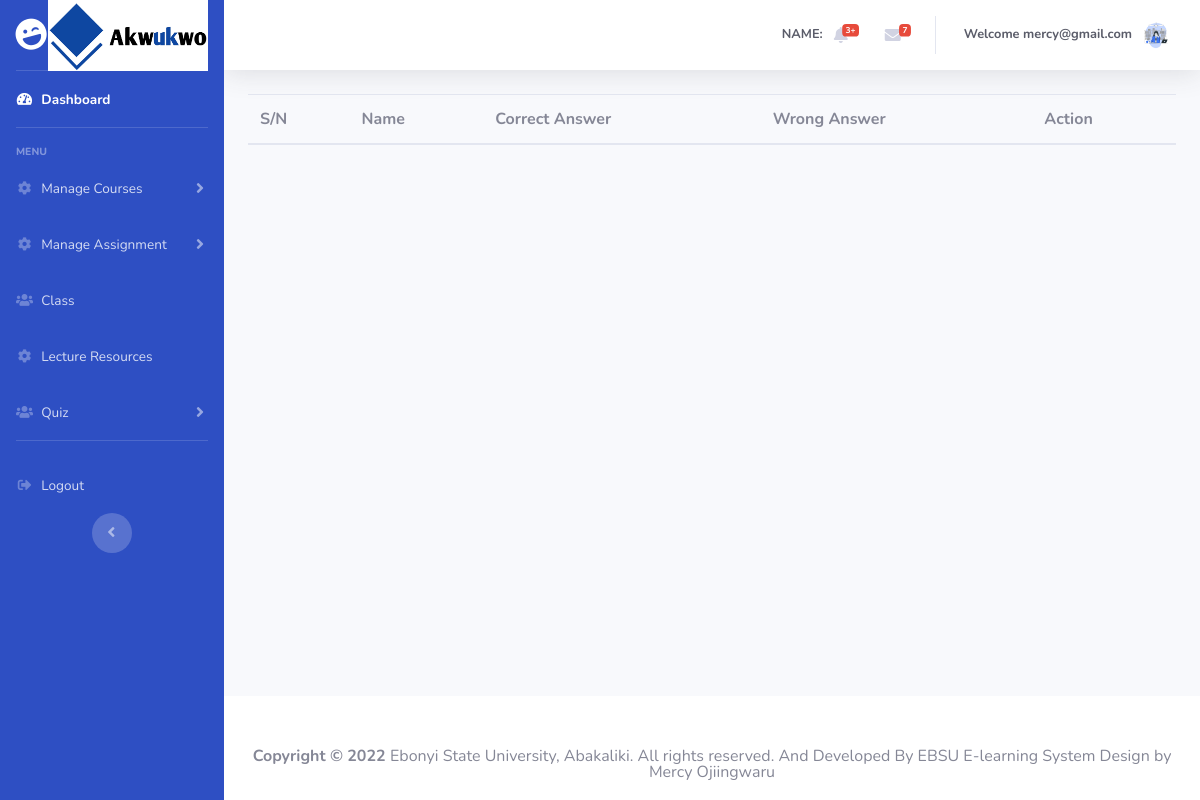
Page /students/quiz.php (signed in) on the earlier database version.
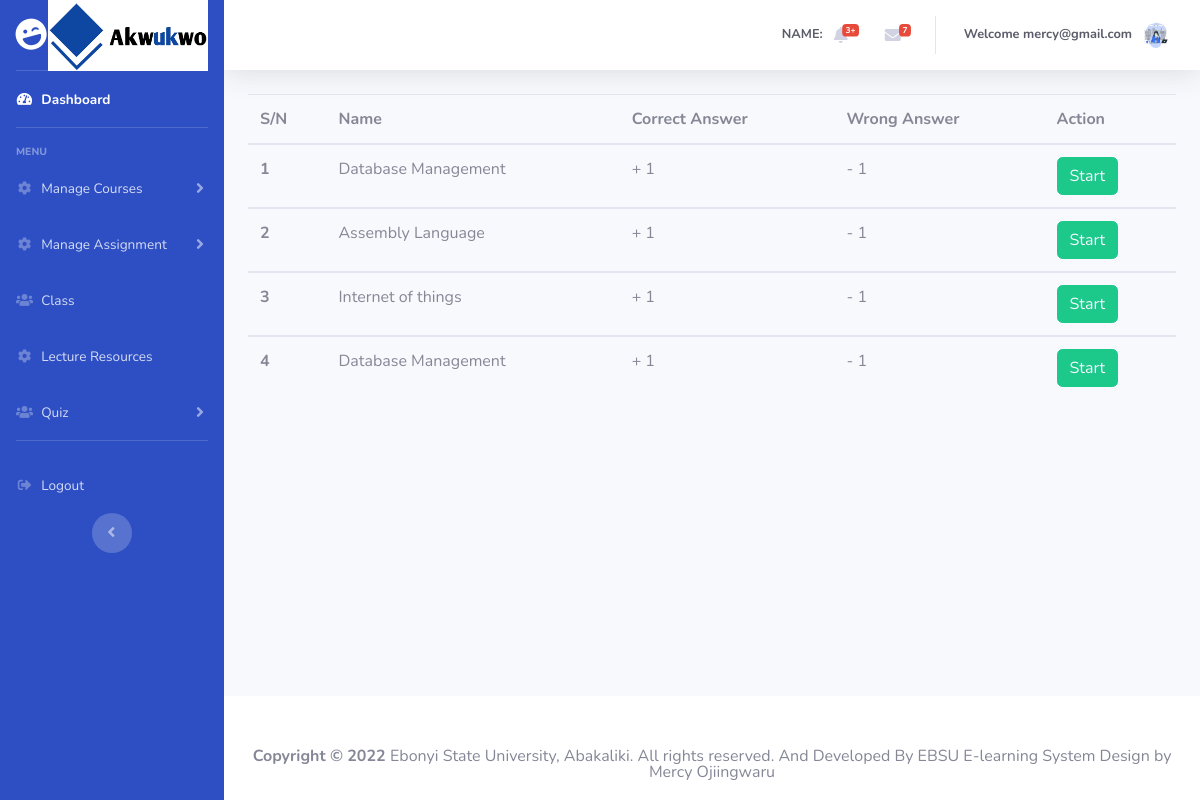
Same page on the later database version.
### tables this page shows
CREATE TABLE `quiz` (
  `id` int(10) NOT NULL,
  `lecturerid` int(10) NOT NULL,
  `examname` varchar(100) NOT NULL,
  `batchid` varchar(40) NOT NULL,
  `coursetitle` varchar(100) NOT NULL,
  `examduration` varchar(20) NOT NULL,
  `totalque` varchar(10) NOT NULL,
  `markperitque` int(10) NOT NULL,
  `markperongque` int(10) NOT NULL,
  `datecreated` varchar(20) NOT NULL,
  `examdate` varchar(20) NOT NULL,
  `examstatus` varchar(10) NOT NULL
);

### server/classes/dbconnection.php (called while the page is built, shortened)
<?php
class DbConnection {
	private $host = "localhost";
	private $dbname = "e-learning";
	private $username = "root";
	private $password = "";
	public function __construct() {
		try {
			$this->connection = new PDO('mysql:host='.$this->host.';dbname='.$this->dbname, $this->username, $this->password);
		} catch(PDOException $ex) {
			echo $ex->getMessage();
		}
	}
}
?>

### server/classes/fetchData.php (called while the page is built, shortened)
<?php
    require_once('dbconnection.php');
    class fetchData extends DbConnection {
        public function displayQuiz(){
            $sql = "SELECT * FROM quiz ORDER BY id";
            $qry = $this->connection->prepare($sql);
            $exec = $qry->execute(array());
            if($qry->errorCode() == 0){
                if ($qry->rowCount() > 0) {
                    return $qry->fetchAll(PDO::FETCH_ASSOC);
                }else{
                    return 0;
                }
            }else{
                return array('status'=>0, 'message'=>$qry->errorInfo());
            }
        }
    }
?>

### students/quiz.php (the view, shortened to what this page needs)
<?php
	require_once 'header.php';
  require_once '../server/classes/fetchData.php';
  $fetchData = new fetchData;
?>
        <div class="container-fluid">
          <div>
          <table class="table table-hover">
                  <thead>
                      <tr>
                        <th scope="col">S/N</th>
                        <th scope="col">Name</th>
                        <th scope="col">Correct Answer</th>
                        <th scope="col">Wrong Answer</th>
                        <th scope="col">Action</th>
                      </tr>
                  </thead>
                  <?php
                  $fetchResponse = $fetchData->displayQuiz();
                  if(is_array($fetchResponse)){
                    if(isset($fetchResponse['status'])){
                        '<div class="alert alert-danger">'.print_r($fetchResponse['message']).'</div>';
                    }else {
                      $count = 1;
                      foreach($fetchResponse as $row){
                ?>
                  <tbody>
                    <tr>
                      <th scope="row"><?php echo $count; ?></th>
                      <td name="cos[]"><?php echo $row['coursetitle'];?></td>
                      <td name="cos[]"><?php echo "+ ".$row['markperitque'];?></td>
                      <td name="cos[]"><?php echo "- ". $row['markperongque'];?></td>
                        <td>
                          <a href="cbt.php?id=<?php echo $row['id']?>" class="btn btn-success text-light btn-rounded waves-effect waves-light">Start</a>
                        </td>
                    </tr>
                  </tbody>
                  <?php $count+=1; } }}?>
              </table>
          </div>
        </div>
      </div>
<?php
	require_once 'footer.php';
?>

### students/header.php (shortened to what this page needs)
<!DOCTYPE html>
<html lang="en">
<head>
  <link href="vendor/fontawesome-free/css/all.min.css" rel="stylesheet" type="text/css">
  <link href="css/sb-admin-2.min.css" rel="stylesheet">
  <link rel="stylesheet" href="../assets/css/style.css">
</head>
<body id="page-top">
  <div id="wrapper">
    <ul class="navbar-nav bg-gradient-primary sidebar sidebar-dark accordion" id="accordionSidebar" style="background: #2E4FC3;">
      <a class="sidebar-brand d-flex align-items-center justify-content-center" href="index.php">
        <div class="sidebar-brand-icon rotate-n-15">
          <i class="fas fa-laugh-wink"></i>
        </div>
        <div class="py-5"><img src="<?php echo MULTIPATH;?>images/navLogo.JPG" alt="" class="navLogo"></div>
      </a>
      <li class="nav-item active">
        <a class="nav-link" href="index.php">
          <i class="fas fa-fw fa-tachometer-alt"></i>
          <span>Dashboard</span></a>
      </li>
      <hr class="sidebar-divider">
      <div class="sidebar-heading">
        Menu
      </div>
      <li class="nav-item">
        <a class="nav-link collapsed" href="#" data-toggle="collapse" data-target="#collapseTwo" aria-expanded="true" aria-controls="collapseTwo">
          <i class="fas fa-fw fa-cog"></i>
          <span>Manage Courses</span>
        </a>
      </li>
      <li class="nav-item">
        <a class="nav-link collapsed" href="#" data-toggle="collapse" data-target="#collapseTw5" aria-expanded="true" aria-controls="collapseTw5">
          <i class="fas fa-fw fa-cog"></i>
          <span>Manage Assignment</span>
        </a>
      </li>
      <li class="nav-item">
        <a class="nav-link" href="class.php" >
          <i class="fas fa-fw fa-users"></i>
          <span>Class</span>
        </a>
      </li>
      <li class="nav-item">
        <a class="nav-link" href="lectureres.php" >
          <i class="fas fa-fw fa-cog"></i>
          <span>Lecture Resources</span>
        </a>
      </li>
      <li class="nav-item">
        <a class="nav-link collapsed" href="#" data-toggle="collapse" data-target="#collapseUtilities" aria-expanded="true" aria-controls="collapseUtilities">
          <i class="fas fa-fw fa-users"></i>
          <span>Quiz</span>
        </a>
      </li>
      <hr class="sidebar-divider d-none d-md-block">
      <li class="nav-item">
        <a class="nav-link" href="logout.php" >
          <i class="fas fa-sign-out-alt fa-sm fa-fw"></i>
          <span>Logout</span>
        </a>
      </li>
      <div class="text-center d-none d-md-inline">
        <button class="rounded-circle border-0" id="sidebarToggle"></button>
      </div>
    </ul>
    <div id="content-wrapper" class="d-flex flex-column">
      <div id="content">
        <nav class="navbar navbar-expand navbar-light bg-white topbar mb-4 static-top shadow">
          <ul class="navbar-nav ml-auto">
            <li class="nav-item dropdown no-arrow mx-1">
              <a class="nav-link dropdown-toggle" href="#" id="alertsDropdown" role="button" data-toggle="dropdown" aria-haspopup="true" aria-expanded="false">
              <span class="mr-2 d-none d-lg-inline text-dark-600 small"><?php echo "<strong class='text-dark text-center'>"."NAME: ". $_SESSION['name']."</strong>";?></span>
                <i class="fas fa-bell fa-fw"></i>
                <span class="badge badge-danger badge-counter">3+</span>
              </a>
            </li>
            <li class="nav-item dropdown no-arrow mx-1">
              <a class="nav-link dropdown-toggle" href="#" id="messagesDropdown" role="button" data-toggle="dropdown" aria-haspopup="true" aria-expanded="false">
                <i class="fas fa-envelope fa-fw"></i>
                <span class="badge badge-danger badge-counter">7</span>
              </a>
            </li>
            <li class="nav-item dropdown no-arrow">
              <a class="nav-link dropdown-toggle" href="#" id="userDropdown" role="button" data-toggle="dropdown" aria-haspopup="true" aria-expanded="false">
                <span class="mr-2 d-none d-lg-inline text-dark-600 small"><?php echo "<strong class='text-dark text-center'>"."Welcome ". $_SESSION['email']."</strong>";?></span>
                <img class="img-profile rounded-circle" src="<?php echo SITEURL?>assets/images/Studying-bro.PNG">
              </a>
            </li>
          </ul>
        </nav>

### students/footer.php (shortened to what this page needs)
      <footer class="sticky-footer bg-white">
        <div class="container my-auto" style="height: 2px;">
          <div class="copyright text-center" style="font-size:16px;">
            <strong>Copyright &copy; <?php echo date('Y'); ?> </strong>Ebonyi State University, Abakaliki. All rights
                  reserved. And Developed By <?php echo FULL_NAME ?></a> Design by <?php echo DEVELOPERNAME ?>
          </div>
        </div>
      </footer>
    </div>
  </div>
</body>
</html>

### assets/css/style.css (style rules this page uses)
* { margin:0; padding: 0; box-sizing: border-box; }
.navLogo { width: 160px; max-width: 100%; }
.container { margin: 30px auto; background: white; padding: 20px 15px; }

Differences in the rows shown:
added quiz: coursetitle "Database Management", markperitque "1", markperongque "1"
added quiz: coursetitle "Assembly Language", markperitque "1", markperongque "1"
added quiz: coursetitle "Internet of things", markperitque "1", markperongque "1"
added quiz: coursetitle "Database Management", markperitque "1", markperongque "1"
